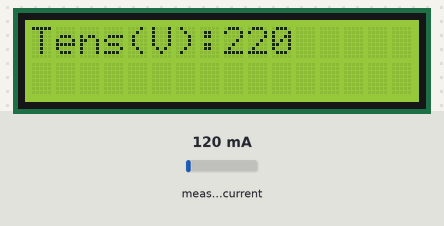
The sketch below on a simulated Arduino Uno, built with avr-gcc and run on an emulated ATmega328P. On the bench: 16×2 character LCD. The test bench sets the inputs (shaded band); at power-on: measured current 120 mA. EEPROM starts erased; what the sketch prints to the serial monitor is not drawn.

Above: at 1.2 s.
1.3 s: measured current set to 40 mA
At 12.8 s:
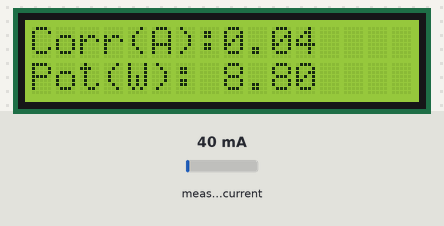
13.9 s: measured current set to 500 mA
At 21.8 s:
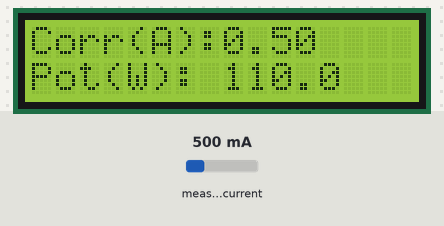
22.1 s: measured current set to 1000 mA
At 29.6 s:
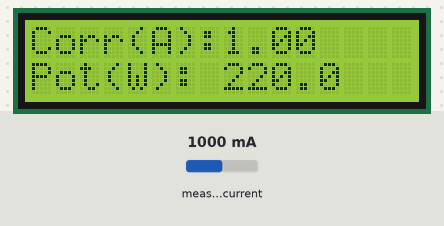
Timing chart, 0 to 31.1 s (numbered marks = the images above; inputs shaded):
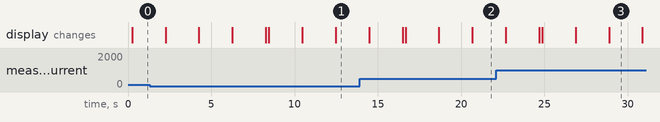

The sketch:

VemPraSistemas_Novo.ino
```cpp
#include <EEPROM.h>

//Carrega as bibliotecas

#include "EmonLib.h"
#include <LiquidCrystal.h>
#include <avr/eeprom.h>
#include <SPI.h>
#include <Ethernet.h>
String readString;


byte mac[] = { 0xA4, 0x28, 0x72, 0xCA, 0x55, 0x2F };
byte ip[] = { 192, 168, 0, 120};
byte gateway[] = { 192, 168, 0, 1 };
byte subnet[] = { 255, 255, 255, 0 };

EthernetServer server(80);


#define eeprom_read_to(dst_p, eeprom_field, dst_size) eeprom_read_block(dst_p, (void *)offsetof(__eeprom_data, eeprom_field), MIN(dst_size, sizeof((__eeprom_data*)0)->eeprom_field))
#define eeprom_read(dst, eeprom_field) eeprom_read_to(&dst, eeprom_field, sizeof(dst))
#define eeprom_write_from(src_p, eeprom_field, src_size) eeprom_write_block(src_p, (void *)offsetof(__eeprom_data, eeprom_field), MIN(src_size, sizeof((__eeprom_data*)0)->eeprom_field))
#define eeprom_write(src, eeprom_field) { typeof(src) x = src; eeprom_write_from(&x, eeprom_field, sizeof(x)); }
#define MIN(x,y) ( x > y ? y : x )
#define     pin_sct     A1


EnergyMonitor emon1;
LiquidCrystal lcd(9, 8, 7, 6, 5, 4);

//Tensao da rede eletrica
int rede = 220;

//Pino do sensor SCT
int pino_sct = A1;

struct __eeprom_data {
double flash_kwhtotal;
};

//Cria variaveis globais
double kwhTotal;
double kwhTotal_Acc;
double vlreais;
double vlreais_Acc;
double realPower;
unsigned long ltmillis, tmillis, timems, previousMillis, refresh;
char charBuf[30];
void setup()
{
 Ethernet.begin(mac, ip, gateway, subnet);
  server.begin();


pinMode(pin_sct, INPUT);
Serial.begin(9600);
emon1.current(pino_sct, 0.10); //Pino, calibracao - Cur Const= Ratio/BurdenR. 1800/62 = 29.
eeprom_read(kwhTotal, flash_kwhtotal);
previousMillis = millis();
lcd.begin(16, 2);
lcd.clear();

}

void loop()
{


EthernetClient client = server.available();
  if (client) {
    while (client.connected())
    {
      if (client.available())
      {
        char c = client.read();
        if (readString.length() < 100) {
          readString += c;
        }
        if (c == '\n')
        {

          readString = "";

          client.println("HTTP/1.1 200 OK");
          client.println("Content-Type: text/html");
          client.println();
          client.println("<html>");
          client.println("<head>");
          client.println("<title>#VemPraSistemas</title>");
          client.println("</head>");
          client.println("<body>");
          client.println("<h1> Vem pra Sistemas </h1>");
          client.println("<h4>Kwh</h4>");
          client.println(kwhTotal_Acc, 10);
          client.println("<h4>Cons($)</h4>");
          client.println(vlreais_Acc, 10);
          client.println("</body>");
          client.println("</html>");

          delay(1);
          client.stop();
        }
      }
    }
  }


// Calcula quantidade de tempo desde a última measurment realpower.
ltmillis = tmillis;
tmillis = millis();
timems = tmillis - ltmillis;
double Irms = emon1.calcIrms(1480); // Calculate Irms

// Calcular o número de hoje de kWh consumido.
//kwhTotal = kwhTotal + ((realPower/1000.0) * 1.0/3600.0 * (timems/1000.0));
kwhTotal = (((Irms*127.0)/1000.0) * 1.0/3600.0 * (timems/1000.0));
kwhTotal_Acc = kwhTotal_Acc + kwhTotal;
vlreais = kwhTotal * 0.57;
vlreais_Acc = vlreais_Acc + vlreais;

  // exibe os whats da rede
  Serial.print("Watts: ");
  Serial.println(rede); // potencia aparente
  lcd.setCursor(0,0);
  lcd.print("Tens(V): ");
  lcd.setCursor(8,0);
  lcd.print(rede);
  delay(2000);

 // exibe a quantidade de kwh
  Serial.print("kwhTotal_Acc: ");
  Serial.println(kwhTotal_Acc, 10);
  lcd.setCursor(0,1);
  lcd.print("Kwh:");
  lcd.setCursor(8,1);
  lcd.print(kwhTotal_Acc);

// exibe o consumo de energia que o aparelho faz
  Serial.print("Consumo: ");
  Serial.println(vlreais_Acc, 10);
  lcd.setCursor(0,0);
  lcd.print("Cons($):");
  lcd.setCursor(8,0);
  lcd.print(vlreais_Acc);
  delay(2000);


  // exibe a potencia no lcd
  Serial.print("Potencia : ");
  Serial.println(Irms*rede);
  lcd.setCursor(0,1);
  lcd.print("Pot(W):");
  lcd.setCursor(8,1);
  lcd.print(Irms*rede,1);


  // exibe a corrente no LCD
  Serial.print("Corrente: ");
  Serial.println(Irms); // Irms
  lcd.setCursor(0,0);
  lcd.print("Corr(A):");
  lcd.setCursor(8,0);
  lcd.print(Irms);


  delay(2000);
  lcd.clear();


  // imprime na tela o #vempraprasistemas
  Serial.println("Vem Pra Sistemas");
  lcd.setCursor(0,0);
  lcd.print("#VemPraSistemas");
  delay(2000);
  lcd.clear();

/*
Serial.print("vlreais_Acc: ");
//Serial.print(vlreais, 10);
Serial.println(vlreais_Acc, 10);
lcd.setCursor(0,0);
lcd.print("A:");
lcd.setCursor(3,0);
lcd.print(vlreais, 10);
delay(2000);
lcd.clear();
*/

//grava na memoria a cada 1 minuto
if ((millis() - refresh)>= 100)
refresh = millis(); //actualiza a contagem.
{
//Serial.println("Gravando na EEprom");
eeprom_write(kwhTotal, flash_kwhtotal);
previousMillis=millis();
}
//Multiplica pelo valor kilowatt hora R$ 0.57 Reais
//vlreais = kwhTotal * 0.57;
}

void printFloat(float value, int places) {
// this is used to cast digits
int digit;
float tens = 0.1;
int tenscount = 0;
int i;
float tempfloat = value;

// Se certificar de que arredondar corretamente. este poderia usar pow de <math.h>, mas não parece vale a importação
// Se esta etapa arredondamento não está aqui, o valor 54,321 imprime como 54,3209

// calcular arredondamento prazo d: 0,5 / pow (10, lugares)
float d = 0.5;
if (value < 0)
d *= -1.0;
// dividir por dez para cada casa decimal
for (i = 0; i < places; i++)
d/= 10.0;
// este pequeno disso, combinado com truncamento vai arredondar os nossos valores corretamente
tempfloat += d;

// Primeiro obter dezenas de valor para ser a grande potência de dez a menos do que o valor
// Tenscount não é necessário, mas seria útil se você queria saber depois desta quantos caracteres o número tomará

if (value < 0)
tempfloat *= -1.0;
while ((tens * 10.0) <= tempfloat) {
tens *= 10.0;
tenscount += 1;
}


// escrever o negativo, se necessário
if (value < 0)
Serial.print('-');

if (tenscount == 0)
Serial.print(0, DEC);

for (i=0; i< tenscount; i++) {
digit = (int) (tempfloat/tens);
Serial.print(digit, DEC);
tempfloat = tempfloat - ((float)digit * tens);
tens /= 10.0;
}

// se não há lugares após decimal, pare agora e retorno
if (places <= 0)
return;

// caso contrário, escreva o ponto e continuar
Serial.print('.');

// Agora, escrever cada casa decimal, deslocando um dígitos por uma, para o lugar queridos e escrever o valor truncado
for (i = 0; i < places; i++) {
tempfloat *= 10.0;
digit = (int) tempfloat;
Serial.print(digit,DEC);
// uma vez escrito, subtrair fora esse dígito
tempfloat = tempfloat - (float) digit;
delay(1000);
lcd.clear();

}
}
```
